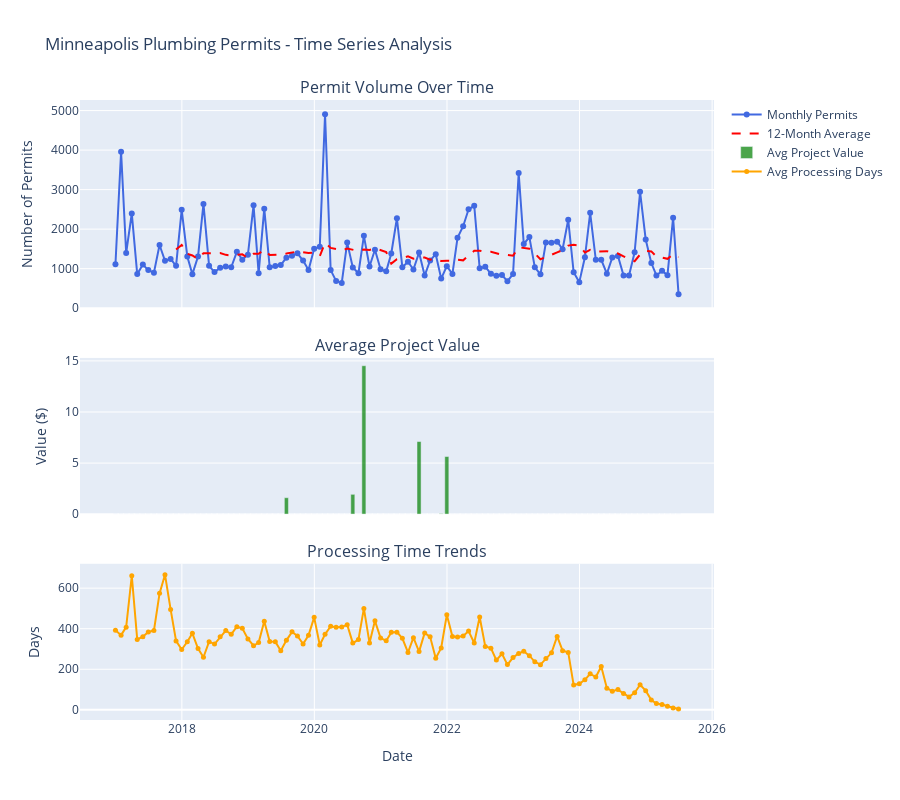

The code cell stored with this chart in its notebook:
### Markdown cell above
## 2. Interactive Time Series Analysis

### Code cell
# Prepare time series data
monthly_data = pd.DataFrame(analysis_data['time_series']['monthly'])
monthly_data['month'] = pd.to_datetime(monthly_data['month'])

# Create interactive time series plot with Plotly
fig = make_subplots(
    rows=3, cols=1,
    shared_xaxes=True,
    subplot_titles=('Permit Volume Over Time', 'Average Project Value', 'Processing Time Trends'),
    vertical_spacing=0.08,
    row_heights=[0.4, 0.3, 0.3]
)

# Add permit volume
fig.add_trace(
    go.Scatter(x=monthly_data['month'], y=monthly_data['count'],
               mode='lines+markers', name='Monthly Permits',
               line=dict(color='royalblue', width=2),
               marker=dict(size=6)),
    row=1, col=1
)

# Add 12-month moving average
monthly_data['ma_12'] = monthly_data['count'].rolling(12).mean()
fig.add_trace(
    go.Scatter(x=monthly_data['month'], y=monthly_data['ma_12'],
               mode='lines', name='12-Month Average',
               line=dict(color='red', width=2, dash='dash')),
    row=1, col=1
)

# Add average value
fig.add_trace(
    go.Bar(x=monthly_data['month'], y=monthly_data['avg_value'],
           name='Avg Project Value',
           marker_color='green', opacity=0.7),
    row=2, col=1
)

# Add processing time
fig.add_trace(
    go.Scatter(x=monthly_data['month'], y=monthly_data['avg_processing'],
               mode='lines+markers', name='Avg Processing Days',
               line=dict(color='orange', width=2),
               marker=dict(size=5)),
    row=3, col=1
)

# Update layout
fig.update_xaxes(title_text="Date", row=3, col=1)
fig.update_yaxes(title_text="Number of Permits", row=1, col=1)
fig.update_yaxes(title_text="Value ($)", row=2, col=1)
fig.update_yaxes(title_text="Days", row=3, col=1)

fig.update_layout(
    height=800,
    title_text="Minneapolis Plumbing Permits - Time Series Analysis",
    showlegend=True,
    hovermode='x unified'
)

fig.show()
